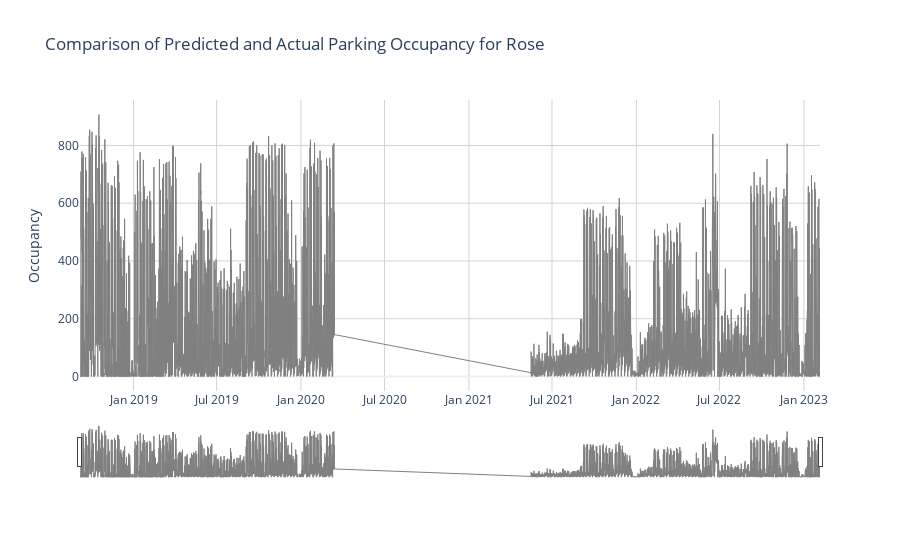

Source (notebook cell):
### Code cell
import plotly.graph_objects as go


# Create a new figure
fig = go.Figure()

# Add trace for the initial training data
fig.add_trace(go.Scatter(x=train.index, y=train['Occupancy'],
                         name='Initial Training Data',
                         line=dict(color='gray', width=1),
                         hovertemplate='<b>Date</b>: %{x|%m-%d-%Y}<br>' +
                                       '<b>Occupancy</b>: %{y}<br>' +
                                       '<b>Day of Week</b>: %{x| %A}<extra></extra>'))


# Update layout
fig.update_layout(
    title=f'Comparison of Predicted and Actual Parking Occupancy for {parking_lot_to_predict}',
    xaxis=dict(
        rangeslider=dict(visible=True),
        type='date'
    ),
    yaxis_title='Occupancy',
    template='plotly_white',
)

# Update axes appearance
fig.update_xaxes(showgrid=True, gridwidth=1, gridcolor='lightgrey')
fig.update_yaxes(showgrid=True, gridwidth=1, gridcolor='lightgrey')

# Show the plot
fig.show()

### Figure 1 — Plotly figure (JSON) as saved in the notebook; plotly's stock layout.template omitted (floating-point values rounded to 4 significant figures; data arrays with more than 128 entries replaced by an {"elided": "..."} marker saying what was removed)
{"data": [{"hovertemplate": "<b>Date</b>: %{x|%m-%d-%Y}<br><b>Occupancy</b>: %{y}<br><b>Day of Week</b>: %{x| %A}<extra></extra>", "line": {"color": "gray", "width": 1}, "name": "Initial Training Data", "type": "scatter", "x": {"elided": "28430 str values"}, "y": {"elided": "28430 int values"}}], "layout": {"title": {"text": "Comparison of Predicted and Actual Parking Occupancy for Rose"}, "xaxis": {"gridcolor": "lightgrey", "gridwidth": 1, "rangeslider": {"visible": true}, "showgrid": true, "type": "date"}, "yaxis": {"gridcolor": "lightgrey", "gridwidth": 1, "showgrid": true, "title": {"text": "Occupancy"}}}}
